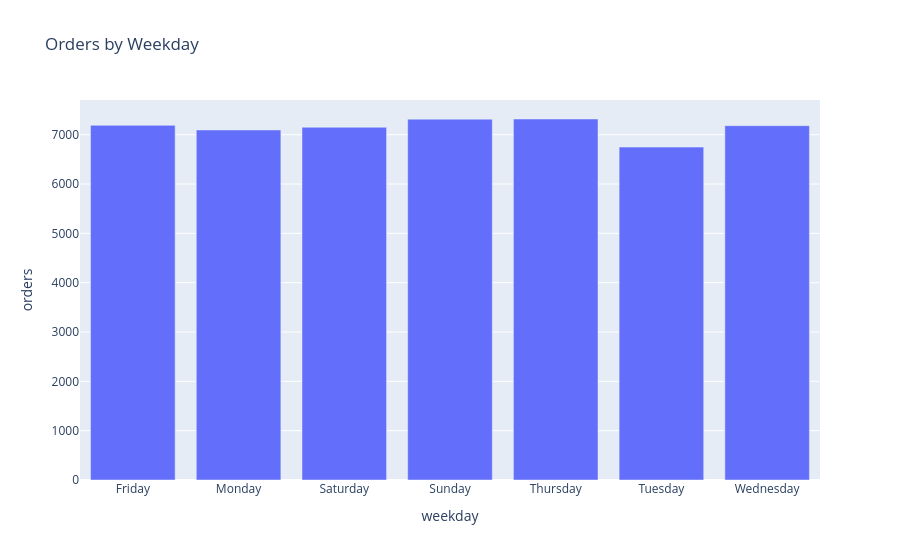

The notebook cell this image was saved under:
### Code cell
fig = px.bar(
    weekday_orders,
    x='weekday',
    y='orders',
    title='Orders by Weekday'
)

fig.show()

### Figure 1 — Plotly figure (JSON) as saved in the notebook; plotly's stock layout.template omitted (floating-point values rounded to 4 significant figures)
{"data": [{"hovertemplate": "weekday=%{x}<br>orders=%{y}<extra></extra>", "legendgroup": "", "marker": {"color": "#636efa", "pattern": {"shape": ""}}, "name": "", "orientation": "v", "showlegend": false, "textposition": "auto", "type": "bar", "x": ["Friday", "Monday", "Saturday", "Sunday", "Thursday", "Tuesday", "Wednesday"], "xaxis": "x", "y": [7189, 7096, 7151, 7315, 7318, 6748, 7183], "yaxis": "y"}], "layout": {"barmode": "relative", "legend": {"tracegroupgap": 0}, "title": {"text": "Orders by Weekday"}, "xaxis": {"anchor": "y", "domain": [0, 1], "title": {"text": "weekday"}}, "yaxis": {"anchor": "x", "domain": [0, 1], "title": {"text": "orders"}}}}
